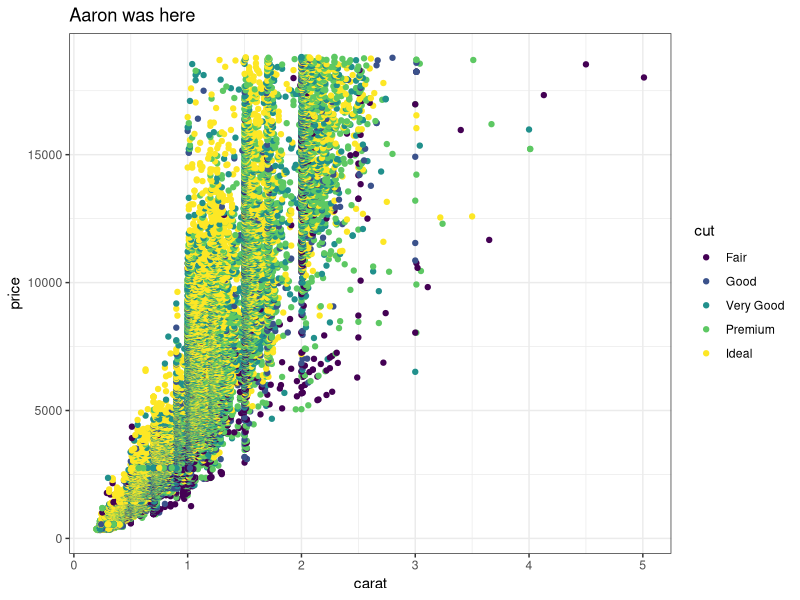
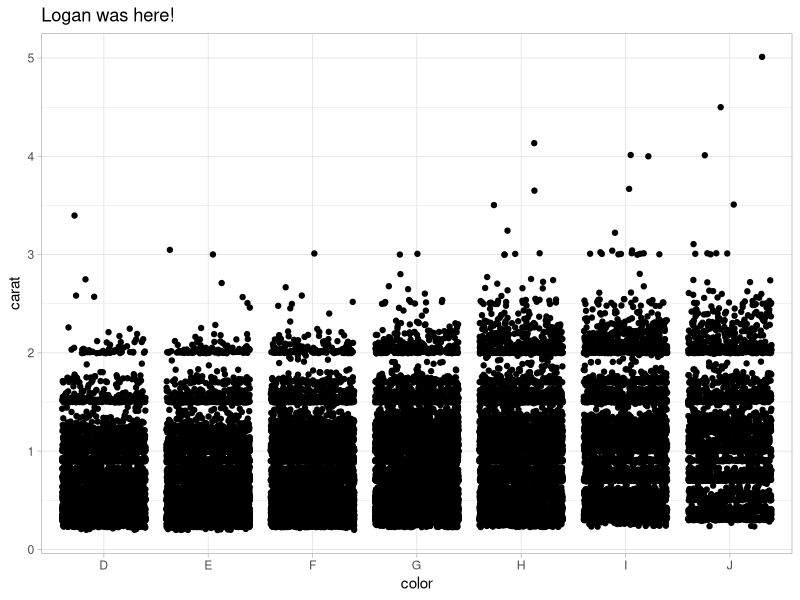
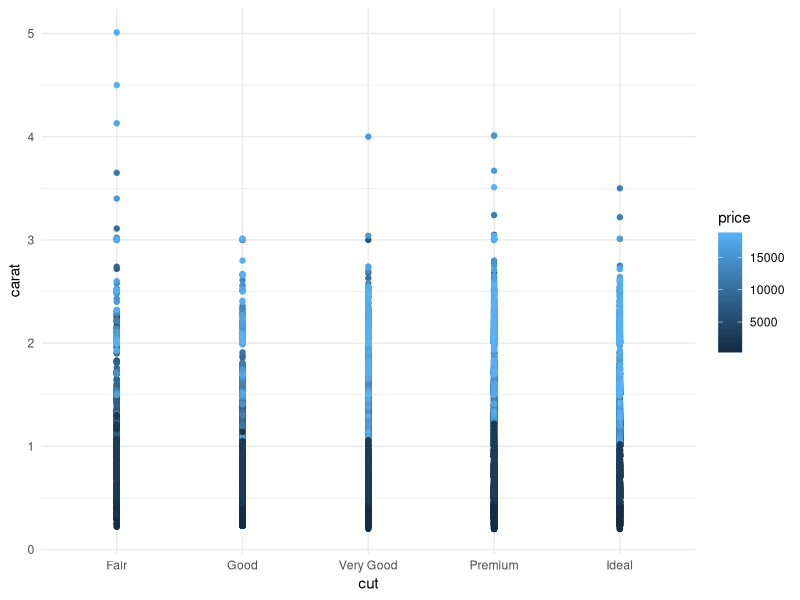

R code for these plots, in order:
## ---- chunk 1
knitr::opts_chunk$set(echo = TRUE)
library(tidyverse)
## ---- chunk 2
# Partner 1: 
# Run the code below to see the original graph
# Change the code below to make the point color change based on 'cut', and update the theme to theme_bw(). Update the title to include your first name. 

ggplot(data = diamonds, aes(x = carat, y = price)) +
  geom_point(aes(colour = cut)) +
  theme_bw() +
  labs(title = "Aaron was here")
## ---- chunk 3
# Partner 2: 
# Run the code below to see the original graph
# Change the code below to make the geom a geom_jitter, and update the theme to theme_light. Update the title to include your first name. 

ggplot(data = diamonds, aes(x = color, y = carat)) +
  geom_jitter() +
  theme_light() +
  labs(title = "Logan was here!")
## ---- chunk 4

ggplot(data = diamonds, aes(x = cut, y = carat)) +
  geom_point(aes(colour = price)) +
  theme_minimal()

# pure brilliance
boogie <- 1+2+3+4+5

## ---- chunk 5
#### Breaking STUFFFF 
x<-1 
y<-2
x+y

